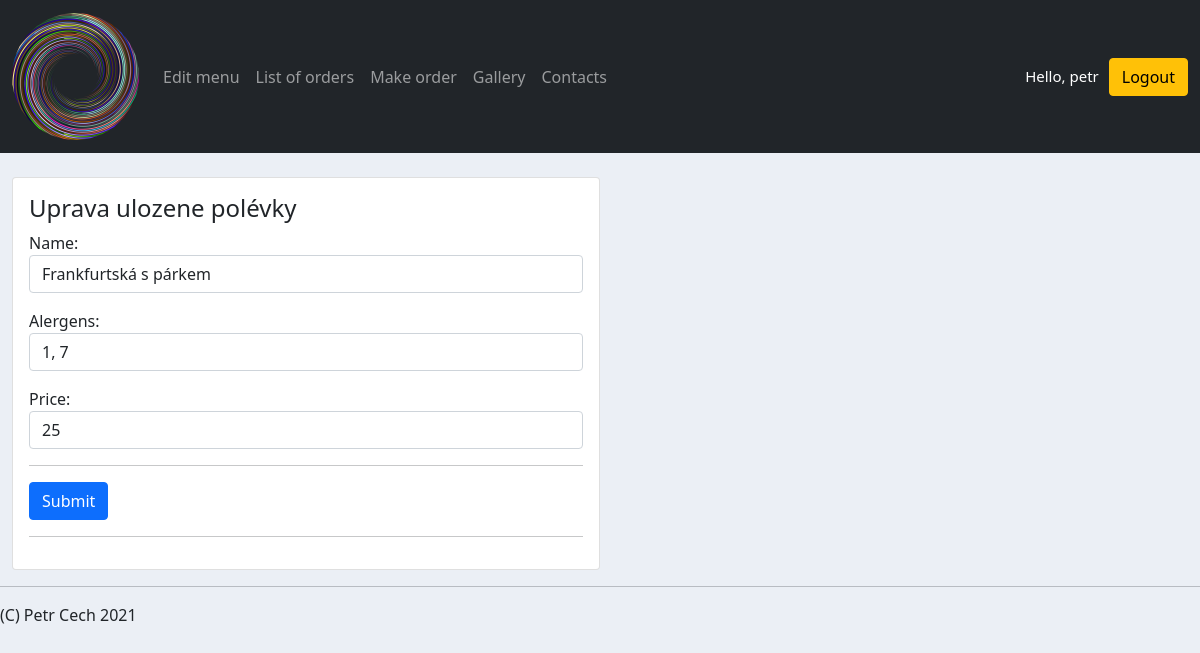
/edit_supper/1 (signed in), run on the app's committed database.
### accounts/models.py (models this page shows, shortened)
class Supper(models.Model):
    name = models.CharField(max_length=200, null=True)
    alergens = models.CharField(max_length=200, null=True)
    price = models.PositiveIntegerField(null=True, default=25)

### accounts/views.py (the view)
# urls.py: path('edit_supper/<str:pk>', views.editSupper, name='edit_supper'),
@login_required(login_url='login')
def editSupper(request, pk):
    menu = Menu.objects.last()
    supper = Supper.objects.get(id=pk)
    formSupper = EditSupperForm(instance=supper)
    if request.method == 'POST' and 'AddSupper' in request.POST:
        formSupper = EditSupperForm(request.POST, instance=supper)
        if formSupper.is_valid():
            formSupper.save()
            messages.success(request, f'Supper edited')
            return redirect('/edit_menu/1')
    context = {
    'menu': menu,
    'formSupper': formSupper,
    }
    return render(request, 'accounts/edit_supper.html', context)

### accounts/forms.py
class EditSupperForm(ModelForm):
    def __init__(self, *args, **kwargs):
        super(EditSupperForm, self).__init__(*args, **kwargs)
        self.fields['name'].widget.attrs.update({
        'class': 'form-control',
        'placeholder': 'Název'})
        self.fields['alergens'].widget.attrs.update({
        'class': 'form-control',
        'placeholder': 'Alergeny'})
        self.fields['price'].widget.attrs.update({
        'class': 'form-control',
        'placeholder': 'Cena'})
    class Meta:
        model = Supper
        fields = '__all__'

### accounts/templates/accounts/edit_supper.html (shortened to what this page needs)
{%  extends 'accounts/main.html' %}
{% load static %}
{% block content %}
<br>
<div class="col-md-6">
    <div class="card card-body">
        <h4>Uprava ulozene polévky</h4>
        <form action="" method="POST">
            {{ formSupper.as_p }}
            <hr>
            <input class="btn btn-primary btn-block" type="submit" name="AddSupper">
            <hr>
        </form>
    </div>
</div>
{% endblock %}

### accounts/templates/accounts/navbar.html (shortened to what this page needs)
{% load static %}
<nav class="navbar sticky-top navbar-expand-lg navbar-dark bg-dark">
  <div class="container-fluid">
    <a class="navbar-brand" href="{% url 'home' %}">
      <img src="{% static 'images/logo.png' %}">
    </a>
    <div class="collapse navbar-collapse" id="navbarNav">
      <ul class="navbar-nav">
        {% if request.user.is_staff %}
        <li class="nav-item">
          <a class="nav-link" href="{% url 'edit_menu' menu.id %}">Edit menu</a>
        </li>
        <li class="nav-item">
          <a class="nav-link" href="{% url 'orders' %}">List of orders</a>
        </li>
        {% endif %}
        <li class="nav-item">
          <a class="nav-link" href="{% url 'make_order' %}">Make order</a>
        </li>
        <li class="nav-item">
          <a class="nav-link" href="{% url 'home'%}#gallery">Gallery</a>
        </li>
        <li class="nav-item">
          <a class="nav-link" href="{% url 'home'%}#contacts">Contacts</a>
        </li>
      </ul>
    </div>
      <span class="hello-msg">Hello, {{request.user}}  </span>
      <span><a class="btn btn-warning" href="{% url 'logout' %}">Logout</a></span>
  </div>
</nav>

### static/css/main.css (style rules this page uses)
body { background-color: #ebeff5; }

### accounts/templates/accounts/navbar.html (style rules this page uses)
.hello-msg { font-size: 15px; color: white; margin: 10px }

### data on the page
Supper: name "Frankfurtská s párkem", alergens "1, 7", price "25"

### other printed values
{{ request.user }} "petr"
